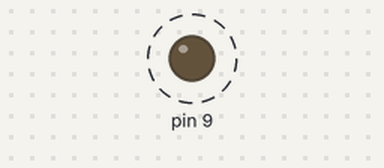
Simulated run of this sketch. Board: Arduino Uno, built with avr-gcc and run on an emulated ATmega328P. Parts: output pins drawn as LEDs (lit = HIGH). Dashed ring = blinking.

Above: at 0.2 s.
Timing chart, 0 to 3.0 s (numbered marks = the images above):
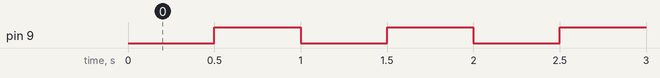

Measured:
- by itself, pin 9: alternates HIGH for 0.50 s and LOW for 0.50 s

The sketch:

led_blink.ino
```cpp
/****************************************************************
 * This is simple blinking led program.
 * You can find register summary in 428 page of
 * atmega328p.pdf and pinout in pinout.png.
 * Led on pin 9, it is PORTB1 and have offset 0x25.
 ****************************************************************/
#include <util/delay.h>

/*
 * Define offset to our registers.
 */
#define OFFSET_DDR_B   	0x24
#define OFFSET_PORT_B 	0x25

/*
 * Mapped
 */
#define DDR_B 	*((volatile unsigned char *)OFFSET_DDR_B)
#define PORT_B 	*((volatile unsigned char *)OFFSET_PORT_B)

/*
 * We need to configure our register as output.
 */
void init_gpio()
{
	DDR_B = 1 << 1;
}

/*
 * Led on.
 */
void led_on()
{
	PORT_B = 1 << 1;
}

/*
 * Led off.
 */
void led_off()
{
	PORT_B = 0 << 1;
}

/*
 * Main function
 */
int main()
{
	/*
	 * Init our register.
	 */
	init_gpio();

	/*
	 * Infinite loop. Out program must be there.
	 */
	while (1) {
		_delay_ms(500);
		led_on();
		_delay_ms(500);
		led_off();
	}
}
```
